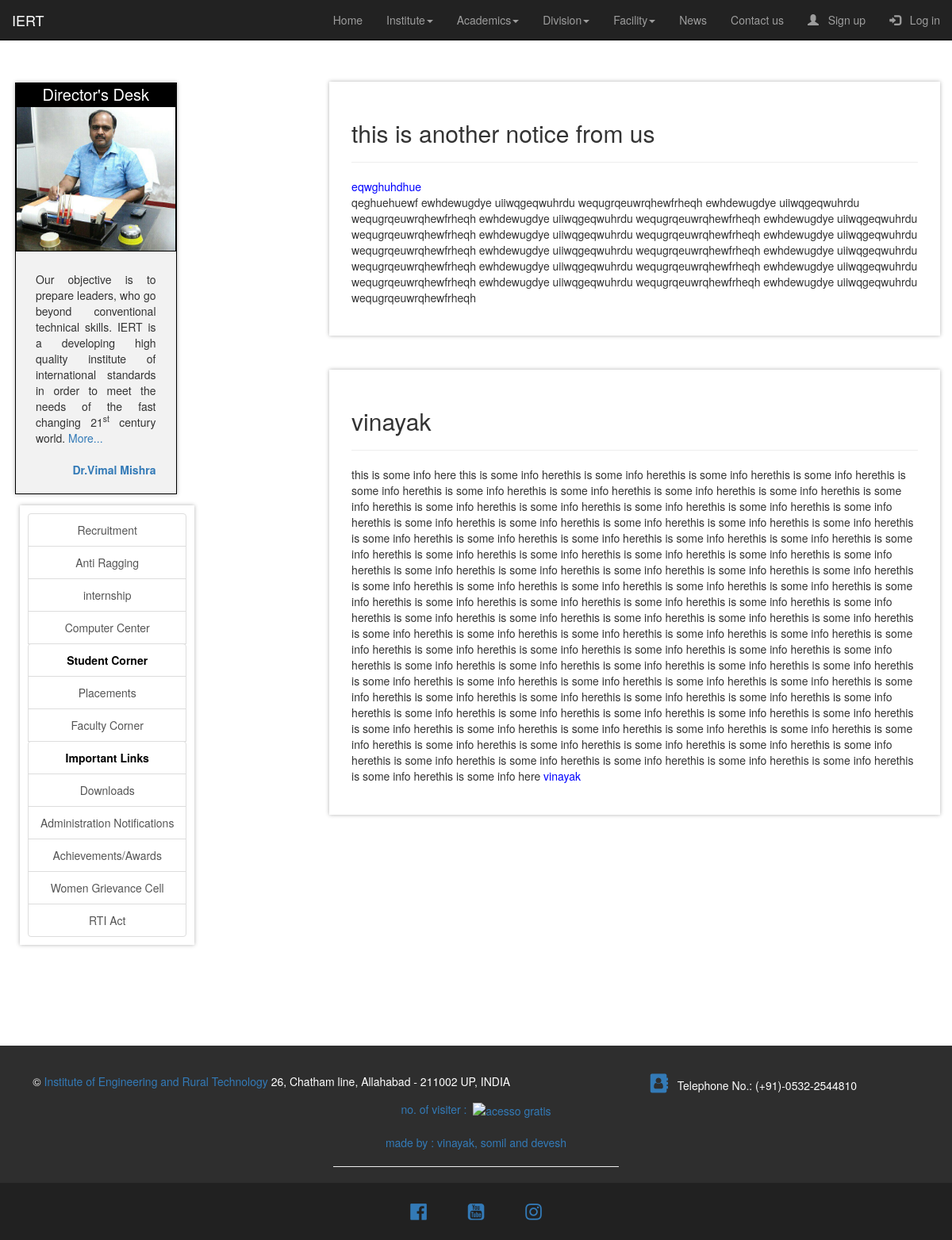
The page /extra_links/notice_board on the database as committed earlier.
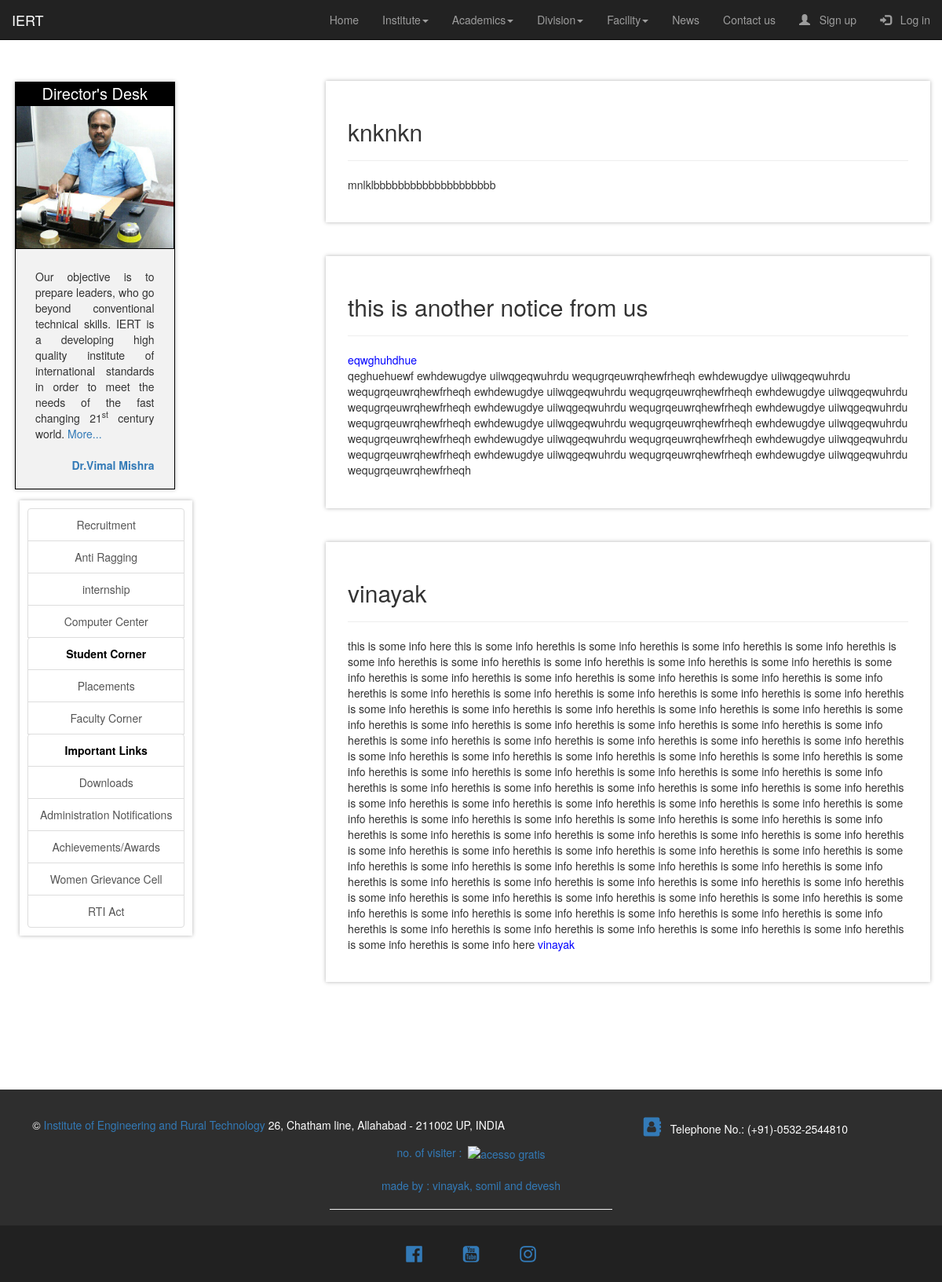
The same page on the database as committed later.
### extra_links/models.py (models this page shows, shortened)
class notice_board(models.Model):
    topic=models.CharField(max_length=300)
    branch=models.CharField(max_length=100, choices=[
                     ('Computer Science & Engineering', 'Computer Science & Engineering'),
                     ('Electronic Engineering', 'Electronic Engineering'),
                     ('Industrial & Production Engineering', 'Industrial & Production Engineering'),
                     ('Electrical Engineering', 'Electrical Engineering'),
                     ('Civil Engineering','Civil Engineering'),
                     ('Mechanical Engineering', 'Mechanical Engineering'),
                     ('Instrumentation and Control Engineering', 'Instrumentation and Control Engineering'),
                     ('Applied Science and Humanity', 'Applied Science and Humanity'),
                     ('Management', 'Management'),
                    ])
    date=models.DateTimeField()
    info=models.TextField()

### extra_links/views.py (the view)
# urls.py: path('notice_board',views.notice_board_view,name='notice'),
def notice_board_view(request):
    nb=notice_board.objects.order_by('-date')
    page_details={
                   "nb":nb,
                   "title":"Notice Board"
    }
    return render(request,"extra_links/notice_board.html",page_details)

### extra_links/templates/extra_links/notice_board.html (shortened to what this page needs)
{% extends "home/index.html" %}
{% block start %}
<div class="col-md-8">
  {% for i in nb %}
<div class="rest" style="padding:3%;">
  <h2>{{i.topic}}</h2>
  <hr/>
  <p>{{i.info|safe}}</p>
</div>
<br/>
  {% endfor %}
</div>
{% endblock %}

Rows that differ between the two databases and show on the page:
added notice_board: topic "knknkn", info "mnlklbbbbbbbbbbbbbbbbbbbb"
